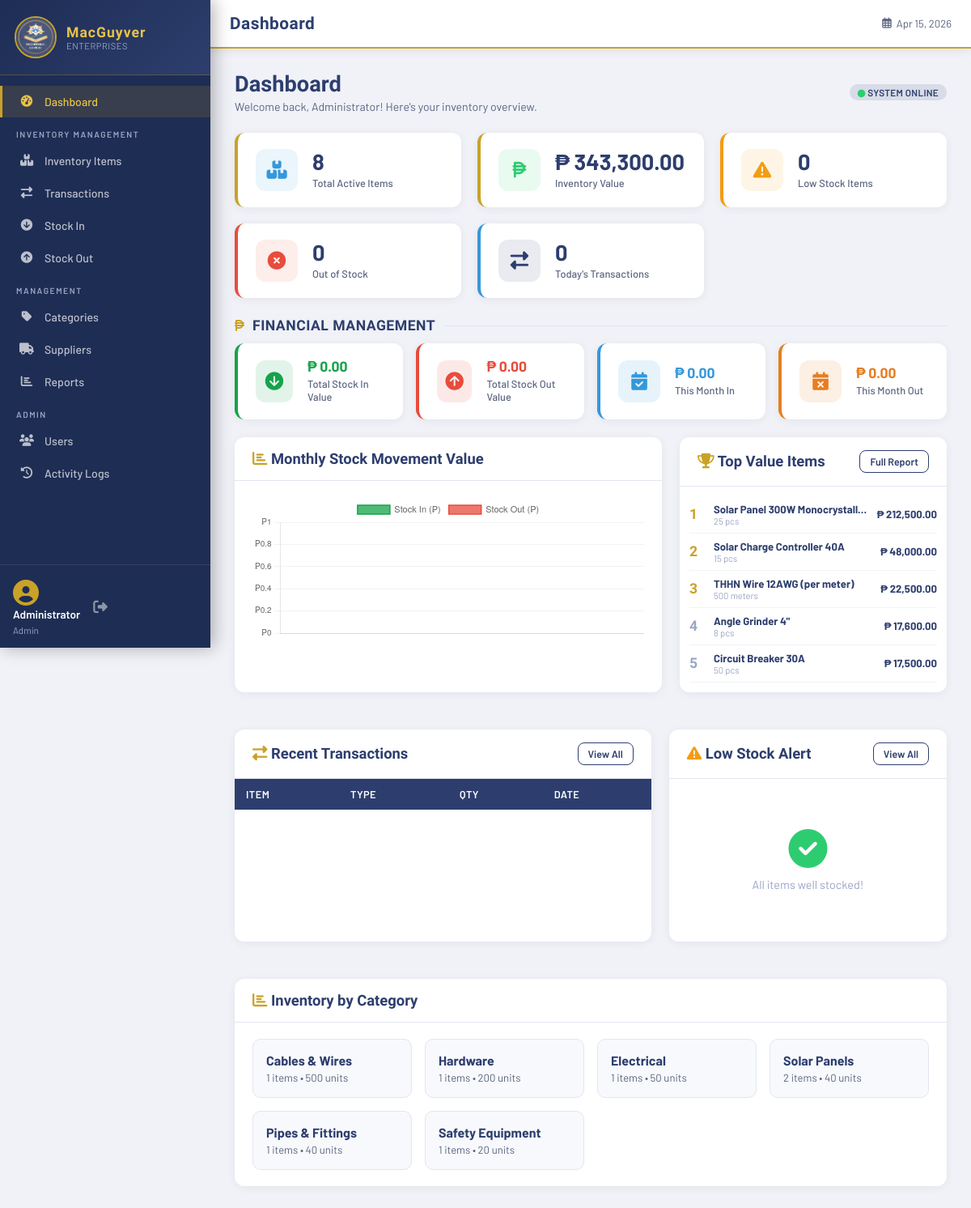
/dashboard.php (signed in), run on the app's committed database.
### tables this page shows
CREATE TABLE IF NOT EXISTS users (
    id INT AUTO_INCREMENT PRIMARY KEY,
    username VARCHAR(50) NOT NULL UNIQUE,
    password VARCHAR(255) NOT NULL,
    full_name VARCHAR(100) NOT NULL,
    email VARCHAR(100),
    role ENUM('admin','staff','viewer') DEFAULT 'staff',
    is_active TINYINT(1) DEFAULT 1,
    created_at TIMESTAMP DEFAULT CURRENT_TIMESTAMP,
    last_login TIMESTAMP NULL
);

CREATE TABLE IF NOT EXISTS items (
    id INT AUTO_INCREMENT PRIMARY KEY,
    item_code VARCHAR(50) NOT NULL UNIQUE,
    name VARCHAR(150) NOT NULL,
    description TEXT,
    category_id INT,
    supplier_id INT,
    unit VARCHAR(30) DEFAULT 'pcs',
    quantity INT DEFAULT 0,
    reorder_level INT DEFAULT 5,
    unit_price DECIMAL(12,2) DEFAULT 0.00,
    location VARCHAR(100),
    image VARCHAR(255),
    status ENUM('active','inactive','discontinued') DEFAULT 'active',
    created_at TIMESTAMP DEFAULT CURRENT_TIMESTAMP,
    updated_at TIMESTAMP DEFAULT CURRENT_TIMESTAMP ON UPDATE CURRENT_TIMESTAMP,
    FOREIGN KEY (category_id) REFERENCES categories(id) ON DELETE SET NULL,
    FOREIGN KEY (supplier_id) REFERENCES suppliers(id) ON DELETE SET NULL
);

### includes/functions.php (called while the page is built, shortened)
<?php
function getCurrentUser() {
    $db = getDB();
    $id = (int)$_SESSION['user_id'];
    $res = $db->query("SELECT * FROM users WHERE id=$id LIMIT 1");
    return $res->fetch_assoc();
}
function isAdmin() {
    return isset($_SESSION['role']) && $_SESSION['role'] === 'admin';
}
function sanitize($str) {
    return htmlspecialchars(trim($str), ENT_QUOTES, 'UTF-8');
}
function formatCurrency($amount) {
    return '₱ ' . number_format($amount, 2);
}

### dashboard.php (the view, shortened to what this page needs)
<?php
$pageTitle = 'Dashboard';
require_once 'includes/header.php';
$db = getDB();
$totalItems  = $db->query("SELECT COUNT(*) c FROM items WHERE status='active'")->fetch_assoc()['c'];
$totalValue  = $db->query("SELECT COALESCE(SUM(quantity*unit_price),0) v FROM items WHERE status='active'")->fetch_assoc()['v'];
$lowStock    = $db->query("SELECT COUNT(*) c FROM items WHERE quantity <= reorder_level AND quantity > 0 AND status='active'")->fetch_assoc()['c'];
$outStock    = $db->query("SELECT COUNT(*) c FROM items WHERE quantity = 0 AND status='active'")->fetch_assoc()['c'];
$todayTxn    = $db->query("SELECT COUNT(*) c FROM transactions WHERE DATE(transaction_date)=CURDATE()")->fetch_assoc()['c'];
$totalIn      = $db->query("SELECT COALESCE(SUM(quantity*unit_price),0) v FROM transactions WHERE type='stock_in'")->fetch_assoc()['v'];
$totalOut     = $db->query("SELECT COALESCE(SUM(quantity*unit_price),0) v FROM transactions WHERE type='stock_out'")->fetch_assoc()['v'];
$thisMonthIn  = $db->query("SELECT COALESCE(SUM(quantity*unit_price),0) v FROM transactions WHERE type='stock_in'  AND MONTH(transaction_date)=MONTH(NOW()) AND YEAR(transaction_date)=YEAR(NOW())")->fetch_assoc()['v'];
$thisMonthOut = $db->query("SELECT COALESCE(SUM(quantity*unit_price),0) v FROM transactions WHERE type='stock_out' AND MONTH(transaction_date)=MONTH(NOW()) AND YEAR(transaction_date)=YEAR(NOW())")->fetch_assoc()['v'];
$lowItems = $db->query("SELECT i.*,c.name cat_name FROM items i LEFT JOIN categories c ON i.category_id=c.id WHERE i.quantity <= i.reorder_level AND i.status='active' ORDER BY i.quantity ASC LIMIT 8");
$catStats = $db->query("SELECT c.name, COUNT(i.id) total, SUM(i.quantity) qty FROM categories c LEFT JOIN items i ON i.category_id=c.id AND i.status='active' GROUP BY c.id,c.name ORDER BY qty DESC LIMIT 6");
$months = []; $inVals = []; $outVals = [];
$topItems = $db->query("SELECT name, item_code, quantity, unit_price, unit, (quantity*unit_price) total_val FROM items WHERE status='active' ORDER BY total_val DESC LIMIT 5");
?>
<div class="page-header">
  <div>
    <h1>Dashboard</h1>
    <p>Welcome back, <?= sanitize($currentUser['full_name']) ?>! Here's your inventory overview.</p>
  </div>
  <span class="badge badge-navy"><i class="fas fa-circle" style="color:var(--green);font-size:.6rem"></i> System Online</span>
</div>
<div class="stats-grid" style="margin-bottom:10px;">
  <div class="stat-card">
    <div class="stat-icon blue"><i class="fas fa-boxes"></i></div>
    <div class="stat-info"><h3><?= $totalItems ?></h3><p>Total Active Items</p></div>
  </div>
  <div class="stat-card">
    <div class="stat-icon green"><i class="fas fa-peso-sign"></i></div>
    <div class="stat-info"><h3><?= formatCurrency($totalValue) ?></h3><p>Inventory Value</p></div>
  </div>
  <div class="stat-card" style="border-left-color:var(--orange)">
    <div class="stat-icon orange"><i class="fas fa-exclamation-triangle"></i></div>
    <div class="stat-info"><h3><?= $lowStock ?></h3><p>Low Stock Items</p></div>
  </div>
  <div class="stat-card" style="border-left-color:var(--red)">
    <div class="stat-icon red"><i class="fas fa-times-circle"></i></div>
    <div class="stat-info"><h3><?= $outStock ?></h3><p>Out of Stock</p></div>
  </div>
  <div class="stat-card" style="border-left-color:var(--blue)">
    <div class="stat-icon navy"><i class="fas fa-exchange-alt"></i></div>
    <div class="stat-info"><h3><?= $todayTxn ?></h3><p>Today's Transactions</p></div>
  </div>
</div>
<div style="margin:24px 0 12px;display:flex;align-items:center;gap:10px;">
  <i class="fas fa-peso-sign" style="color:var(--gold);font-size:1rem;"></i>
  <span style="font-family:'Barlow Condensed',sans-serif;font-size:1.1rem;font-weight:800;color:var(--navy);letter-spacing:.5px;text-transform:uppercase;">Financial Management</span>
  <div style="flex:1;height:1px;background:var(--gray-200);"></div>
</div>
<div style="display:grid;grid-template-columns:repeat(auto-fit,minmax(180px,1fr));gap:16px;margin-bottom:22px;">
  <div class="stat-card" style="border-left-color:#16a34a;">
    <div class="stat-icon" style="background:rgba(22,163,74,.12);color:#16a34a;"><i class="fas fa-arrow-circle-down"></i></div>
    <div class="stat-info"><h3 style="color:#16a34a;font-size:1.1rem;"><?= formatCurrency($totalIn) ?></h3><p>Total Stock In Value</p></div>
  </div>
  <div class="stat-card" style="border-left-color:var(--red);">
    <div class="stat-icon" style="background:rgba(231,76,60,.12);color:var(--red);"><i class="fas fa-arrow-circle-up"></i></div>
    <div class="stat-info"><h3 style="color:var(--red);font-size:1.1rem;"><?= formatCurrency($totalOut) ?></h3><p>Total Stock Out Value</p></div>
  </div>
  <div class="stat-card" style="border-left-color:#3498db;">
    <div class="stat-icon" style="background:rgba(52,152,219,.12);color:#3498db;"><i class="fas fa-calendar-check"></i></div>
    <div class="stat-info"><h3 style="color:#3498db;font-size:1.1rem;"><?= formatCurrency($thisMonthIn) ?></h3><p>This Month In</p></div>
  </div>
  <div class="stat-card" style="border-left-color:#e67e22;">
    <div class="stat-icon" style="background:rgba(230,126,34,.12);color:#e67e22;"><i class="fas fa-calendar-times"></i></div>
    <div class="stat-info"><h3 style="color:#e67e22;font-size:1.1rem;"><?= formatCurrency($thisMonthOut) ?></h3><p>This Month Out</p></div>
  </div>
</div>
<div style="display:grid;grid-template-columns:1.6fr 1fr;gap:22px;margin-bottom:22px;">
  <div class="card">
    <div class="card-header">
      <h2><i class="fas fa-chart-bar" style="color:var(--gold)"></i> Monthly Stock Movement Value</h2>
    </div>
    <div class="card-body">
      <canvas id="monthlyChart" height="110"></canvas>
    </div>
  </div>
  <div class="card">
    <div class="card-header">
      <h2><i class="fas fa-trophy" style="color:var(--gold)"></i> Top Value Items</h2>
      <a href="pages/financial.php" class="btn btn-sm btn-outline-navy btn-outline">Full Report</a>
    </div>
    <div class="card-body" style="padding:12px;">
      <?php $rank=1; while($r=$topItems->fetch_assoc()): ?>
      <div style="display:flex;align-items:center;gap:10px;padding:8px 0;border-bottom:1px solid var(--gray-100);">
        <span style="font-family:'Barlow Condensed',sans-serif;font-weight:900;font-size:1.1rem;color:<?= $rank<=3?'var(--gold)':'var(--gray-400)' ?>;min-width:20px;"><?= $rank++ ?></span>
        <div style="flex:1;min-width:0;">
          <div style="font-size:.82rem;font-weight:700;color:var(--navy);white-space:nowrap;overflow:hidden;text-overflow:ellipsis;"><?= sanitize($r['name']) ?></div>
          <div style="font-size:.7rem;color:var(--gray-400);"><?= $r['quantity'] ?> <?= sanitize($r['unit']) ?></div>
        </div>
        <span style="font-size:.82rem;font-weight:700;color:var(--navy);white-space:nowrap;"><?= formatCurrency($r['total_val']) ?></span>
      </div>
      <?php endwhile; ?>
    </div>
  </div>
</div>
<div style="display:grid;grid-template-columns:1.5fr 1fr;gap:22px;margin-bottom:22px;">
  <div class="card">
    <div class="card-header">
      <h2><i class="fas fa-exchange-alt" style="color:var(--gold)"></i> Recent Transactions</h2>
      <a href="pages/transactions.php" class="btn btn-sm btn-outline-navy btn-outline">View All</a>
    </div>
    <div class="table-responsive">
      <table>
        <thead><tr><th>Item</th><th>Type</th><th>Qty</th><th>Date</th></tr></thead>
      </table>
    </div>
  </div>
  <div class="card">
    <div class="card-header">
      <h2><i class="fas fa-exclamation-triangle" style="color:var(--orange)"></i> Low Stock Alert</h2>
      <a href="pages/items.php?filter=low" class="btn btn-sm btn-outline-navy btn-outline">View All</a>
    </div>
    <div class="card-body" style="padding:12px">
      <?php if($lowItems->num_rows === 0): ?>
        <div class="empty-state"><i class="fas fa-check-circle" style="color:var(--green)"></i><p>All items well stocked!</p></div>
      <?php endif; ?>
    </div>
  </div>
</div>
<div class="card">
  <div class="card-header"><h2><i class="fas fa-chart-bar" style="color:var(--gold)"></i> Inventory by Category</h2></div>
  <div class="card-body">
    <div style="display:grid;grid-template-columns:repeat(auto-fit,minmax(180px,1fr));gap:16px;">
    <?php while($r=$catStats->fetch_assoc()): ?>
    <div style="background:var(--gray-50);border-radius:10px;padding:16px;border:1px solid var(--gray-200);">
      <div style="font-weight:700;color:var(--navy);margin-bottom:4px"><?= sanitize($r['name']) ?></div>
      <div style="font-size:.82rem;color:var(--gray-600)"><?= $r['total'] ?> items &bull; <?= $r['qty'] ?? 0 ?> units</div>
    </div>
    <?php endwhile; ?>
    </div>
  </div>
</div>
<script>
var mCtx = document.getElementById('monthlyChart').getContext('2d');
new Chart(mCtx, {
  type: 'bar',
  data: {
    labels: <?= json_encode($months) ?>,
    datasets: [
      { label: 'Stock In (₱)',  data: <?= json_encode($inVals) ?>,  backgroundColor:'rgba(22,163,74,.75)',  borderColor:'#16a34a', borderWidth:1.5, borderRadius:4 },
      { label: 'Stock Out (₱)', data: <?= json_encode($outVals) ?>, backgroundColor:'rgba(231,76,60,.75)',  borderColor:'#e74c3c', borderWidth:1.5, borderRadius:4 }
    ]
  },
  options: {
    responsive: true,
    plugins: { legend:{ position:'top', labels:{ font:{ size:11 } } } },
    scales: {
      y: { ticks:{ callback:function(v){ return '₱'+v.toLocaleString(); }, font:{size:10} }, grid:{color:'rgba(0,0,0,.05)'} },
      x: { ticks:{ font:{size:10} }, grid:{display:false} }
    }
  }
});
</script>
<?php require_once 'includes/footer.php'; ?>

### includes/header.php (shortened to what this page needs)
<?php
require_once __DIR__ . '/functions.php';
$currentUser = getCurrentUser();
$currentPage = basename($_SERVER['PHP_SELF'], '.php');
?>
<!DOCTYPE html>
<html lang="en">
<head>
<link rel="stylesheet" href="https://cdnjs.cloudflare.com/ajax/libs/font-awesome/6.5.0/css/all.min.css">
<link rel="stylesheet" href="<?= BASE_URL ?>assets/css/style.css">
</head>
<body>
<aside class="sidebar" id="sidebar">
  <div class="sidebar-brand">
    <img src="<?= BASE_URL ?>assets/logo.png" alt="Logo" class="brand-logo">
    <div class="brand-text">
      <span class="brand-name">MacGuyver</span>
      <span class="brand-sub">Enterprises</span>
    </div>
  </div>
  <nav class="sidebar-nav">
    <a href="<?= BASE_URL ?>dashboard.php" class="nav-item <?= $currentPage==='dashboard'?'active':'' ?>">
      <i class="fas fa-tachometer-alt"></i><span>Dashboard</span>
    </a>
    <div class="nav-section-label">INVENTORY MANAGEMENT</div>
    <a href="<?= BASE_URL ?>pages/items.php" class="nav-item <?= $currentPage==='items'?'active':'' ?>">
      <i class="fas fa-boxes"></i><span>Inventory Items</span>
    </a>
    <a href="<?= BASE_URL ?>pages/transactions.php" class="nav-item <?= $currentPage==='transactions'?'active':'' ?>">
      <i class="fas fa-exchange-alt"></i><span>Transactions</span>
    </a>
    <a href="<?= BASE_URL ?>pages/stock_in.php" class="nav-item <?= $currentPage==='stock_in'?'active':'' ?>">
      <i class="fas fa-arrow-circle-down"></i><span>Stock In</span>
    </a>
    <a href="<?= BASE_URL ?>pages/stock_out.php" class="nav-item <?= $currentPage==='stock_out'?'active':'' ?>">
      <i class="fas fa-arrow-circle-up"></i><span>Stock Out</span>
    </a>
    <div class="nav-section-label">MANAGEMENT</div>
    <a href="<?= BASE_URL ?>pages/categories.php" class="nav-item <?= $currentPage==='categories'?'active':'' ?>">
      <i class="fas fa-tag"></i><span>Categories</span>
    </a>
    <a href="<?= BASE_URL ?>pages/suppliers.php" class="nav-item <?= $currentPage==='suppliers'?'active':'' ?>">
      <i class="fas fa-truck"></i><span>Suppliers</span>
    </a>
    <a href="<?= BASE_URL ?>pages/reports.php" class="nav-item <?= $currentPage==='reports'?'active':'' ?>">
      <i class="fas fa-chart-bar"></i><span>Reports</span>
    </a>
    <?php if(isAdmin()): ?>
    <div class="nav-section-label">ADMIN</div>
    <a href="<?= BASE_URL ?>pages/users.php" class="nav-item <?= $currentPage==='users'?'active':'' ?>">
      <i class="fas fa-users"></i><span>Users</span>
    </a>
    <a href="<?= BASE_URL ?>pages/logs.php" class="nav-item <?= $currentPage==='logs'?'active':'' ?>">
      <i class="fas fa-history"></i><span>Activity Logs</span>
    </a>
    <?php endif; ?>
  </nav>
  <div class="sidebar-footer">
    <div class="user-info">
      <div class="user-avatar"><i class="fas fa-user-circle"></i></div>
      <div class="user-details">
        <span class="user-name"><?= sanitize($currentUser['full_name']) ?></span>
        <span class="user-role"><?= ucfirst($currentUser['role']) ?></span>
      </div>
    </div>
    <a href="<?= BASE_URL ?>logout.php" class="logout-btn" title="Logout"><i class="fas fa-sign-out-alt"></i></a>
  </div>
</aside>
<div class="main-wrapper">
  <header class="topbar">
    <div class="topbar-title"><?= isset($pageTitle) ? sanitize($pageTitle) : 'Dashboard' ?></div>
    <div class="topbar-right">
      <span class="date-display"><i class="far fa-calendar-alt"></i> <?= date('M d, Y') ?></span>
    </div>
  </header>
  <main class="content-area">

### data on the page
users: full_name "Administrator", role "Admin"
items: name "Solar Panel 300W Monocrystall…", quantity "25", unit "pcs", total_val "₱ 212,500.00"
items: name "Solar Charge Controller 40A", quantity "15", unit "pcs", total_val "₱ 48,000.00"
items: name "THHN Wire 12AWG (per meter)", quantity "500", unit "meters", total_val "₱ 22,500.00"
items: name "Angle Grinder 4\"", quantity "8", unit "pcs", total_val "₱ 17,600.00"
items: name "Circuit Breaker 30A", quantity "50", unit "pcs", total_val "₱ 17,500.00"

### other printed values
$pageTitle "Dashboard"
$totalItems "8"
formatCurrency($totalValue) "₱ 343,300.00"
$lowStock "0"
$outStock "0"
$todayTxn "0"
formatCurrency($totalIn) "₱ 0.00"
formatCurrency($totalOut) "₱ 0.00"
formatCurrency($thisMonthIn) "₱ 0.00"
formatCurrency($thisMonthOut) "₱ 0.00"
$r['name'] "Cables & Wires"
$r['total'] "1"
$r['qty'] "500"
$r['name'] "Hardware"
$r['qty'] "200"
